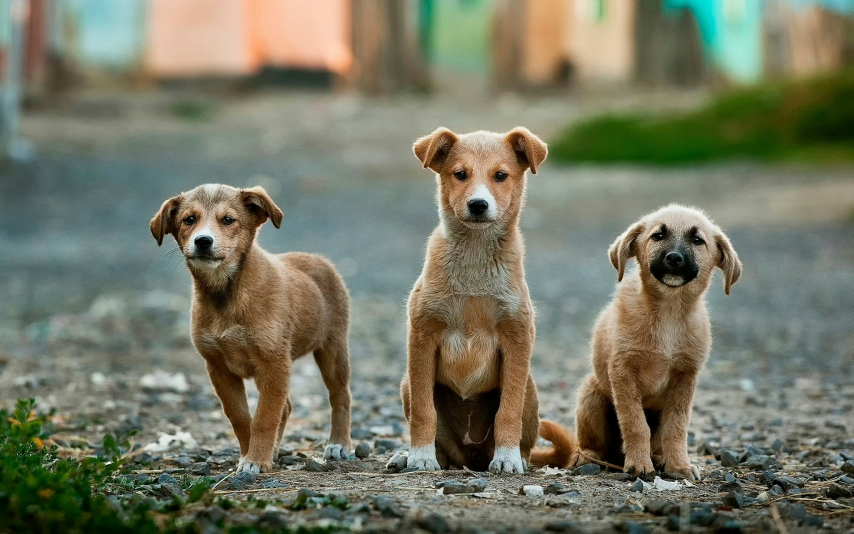
#> input picture resources/dogs.jpg, 2560 x 1600 px, found by its file name (shown at 1/3 size)
$ python blur.py
#> lines starting #> are read from the running program, lines starting #| are printed output that depends on the picture
import cv2 as cv

img = cv.imread('resources/dogs.jpg')
#> img is the input picture: shape (1600, 2560, 3); mean B, G, R 100.1, 119.5, 117.5
img = cv.resize(img, (600, 300))
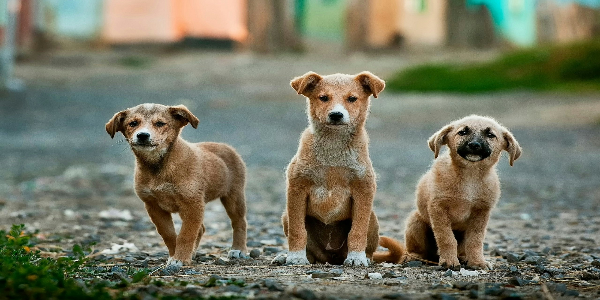
#> img: shape (300, 600, 3); mean B, G, R 100, 119.4, 117.4
blur = cv.GaussianBlur(img, (3, 3), 10)
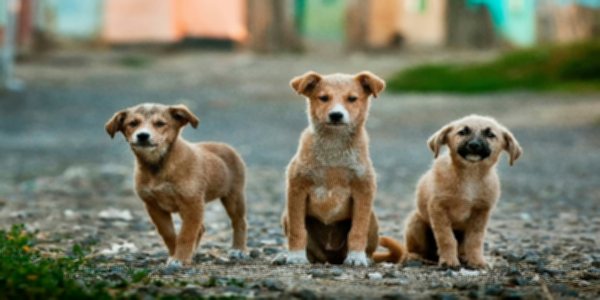
#> blur: shape (300, 600, 3); mean B, G, R 100, 119.4, 117.4

cv.imshow('Blurred Image', blur)
cv.waitKey(0)

$ run again, with resources/husky.jpg copied over resources/dogs.jpg
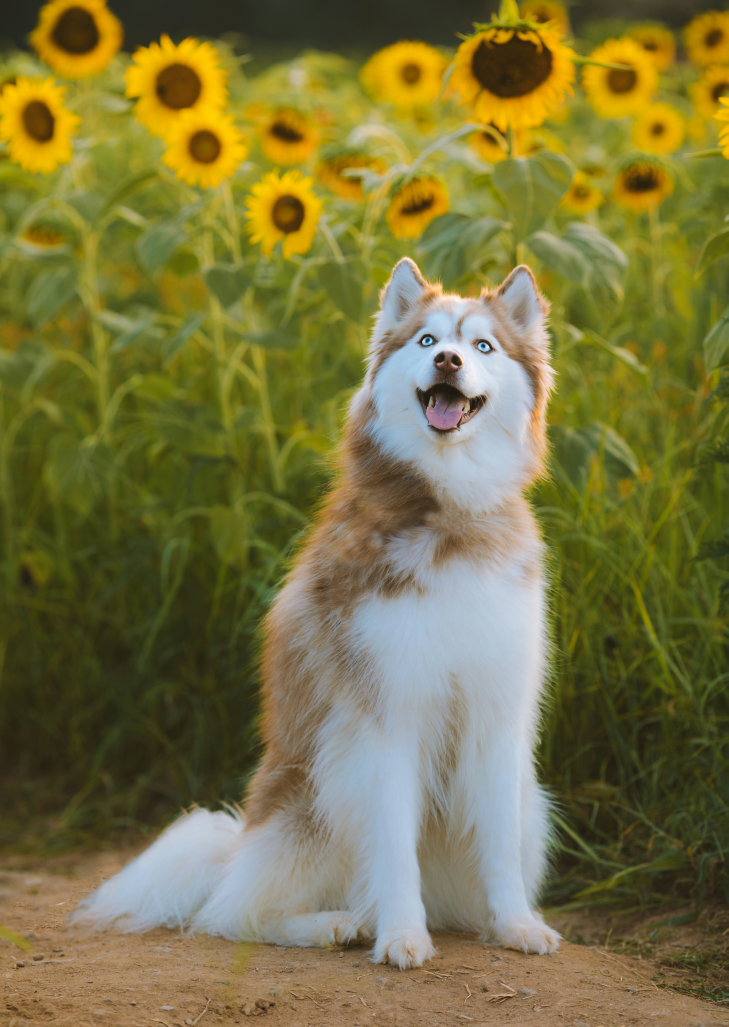
#> input picture resources/husky.jpg, 4369 x 6162 px, found by its file name (shown at 1/6 size)
#> img is the input picture: shape (6162, 4369, 3); mean B, G, R 64.6, 116.3, 122.6
#> `img = cv.resize(img, (600, 300))`:
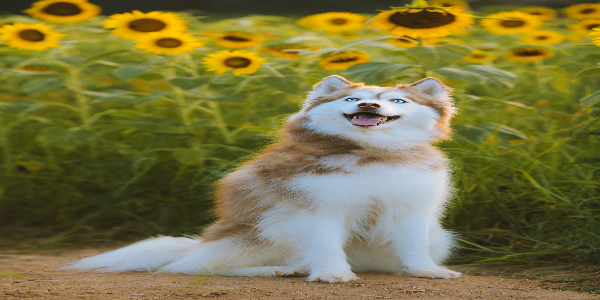
#> img: shape (300, 600, 3); mean B, G, R 64.5, 116.2, 122.5
